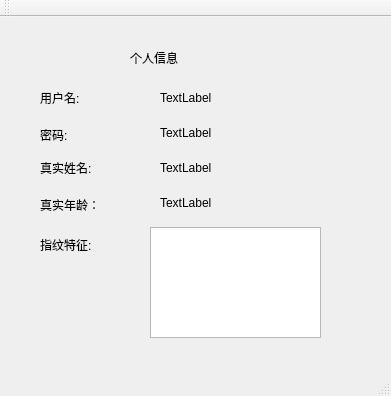
<?xml version="1.0" encoding="UTF-8"?>
<ui version="4.0">
 <class>MainWindow</class>
 <widget class="QMainWindow" name="MainWindow">
  <property name="geometry">
   <rect>
    <x>0</x>
    <y>0</y>
    <width>391</width>
    <height>396</height>
   </rect>
  </property>
  <property name="windowTitle">
   <string>MainWindow</string>
  </property>
  <widget class="QWidget" name="centralWidget">
   <widget class="QLabel" name="label">
    <property name="geometry">
     <rect>
      <x>130</x>
      <y>30</y>
      <width>91</width>
      <height>21</height>
     </rect>
    </property>
    <property name="text">
     <string>个人信息</string>
    </property>
   </widget>
   <widget class="QLabel" name="label_2">
    <property name="geometry">
     <rect>
      <x>40</x>
      <y>70</y>
      <width>71</width>
      <height>21</height>
     </rect>
    </property>
    <property name="text">
     <string>用户名:</string>
    </property>
   </widget>
   <widget class="QLabel" name="label_3">
    <property name="geometry">
     <rect>
      <x>40</x>
      <y>110</y>
      <width>72</width>
      <height>15</height>
     </rect>
    </property>
    <property name="text">
     <string>密码:</string>
    </property>
   </widget>
   <widget class="QLabel" name="label_4">
    <property name="geometry">
     <rect>
      <x>40</x>
      <y>140</y>
      <width>71</width>
      <height>21</height>
     </rect>
    </property>
    <property name="text">
     <string>真实姓名:</string>
    </property>
   </widget>
   <widget class="QLabel" name="label_5">
    <property name="geometry">
     <rect>
      <x>40</x>
      <y>180</y>
      <width>72</width>
      <height>15</height>
     </rect>
    </property>
    <property name="text">
     <string>真实年龄：</string>
    </property>
   </widget>
   <widget class="QLabel" name="label_6">
    <property name="geometry">
     <rect>
      <x>40</x>
      <y>220</y>
      <width>72</width>
      <height>15</height>
     </rect>
    </property>
    <property name="text">
     <string>指纹特征:</string>
    </property>
   </widget>
   <widget class="QLabel" name="label_7">
    <property name="geometry">
     <rect>
      <x>160</x>
      <y>70</y>
      <width>151</width>
      <height>21</height>
     </rect>
    </property>
    <property name="text">
     <string>TextLabel</string>
    </property>
   </widget>
   <widget class="QLabel" name="label_8">
    <property name="geometry">
     <rect>
      <x>160</x>
      <y>106</y>
      <width>131</width>
      <height>20</height>
     </rect>
    </property>
    <property name="text">
     <string>TextLabel</string>
    </property>
   </widget>
   <widget class="QLabel" name="label_9">
    <property name="geometry">
     <rect>
      <x>160</x>
      <y>140</y>
      <width>72</width>
      <height>21</height>
     </rect>
    </property>
    <property name="text">
     <string>TextLabel</string>
    </property>
   </widget>
   <widget class="QLabel" name="label_10">
    <property name="geometry">
     <rect>
      <x>160</x>
      <y>176</y>
      <width>72</width>
      <height>20</height>
     </rect>
    </property>
    <property name="text">
     <string>TextLabel</string>
    </property>
   </widget>
   <widget class="QGraphicsView" name="graphicsView">
    <property name="geometry">
     <rect>
      <x>150</x>
      <y>210</y>
      <width>171</width>
      <height>111</height>
     </rect>
    </property>
   </widget>
  </widget>
  <widget class="QMenuBar" name="menuBar">
   <property name="geometry">
    <rect>
     <x>0</x>
     <y>0</y>
     <width>391</width>
     <height>26</height>
    </rect>
   </property>
  </widget>
  <widget class="QToolBar" name="mainToolBar">
   <attribute name="toolBarArea">
    <enum>TopToolBarArea</enum>
   </attribute>
   <attribute name="toolBarBreak">
    <bool>false</bool>
   </attribute>
  </widget>
  <widget class="QStatusBar" name="statusBar"/>
 </widget>
 <layoutdefault spacing="6" margin="11"/>
 <resources/>
 <connections/>
</ui>
